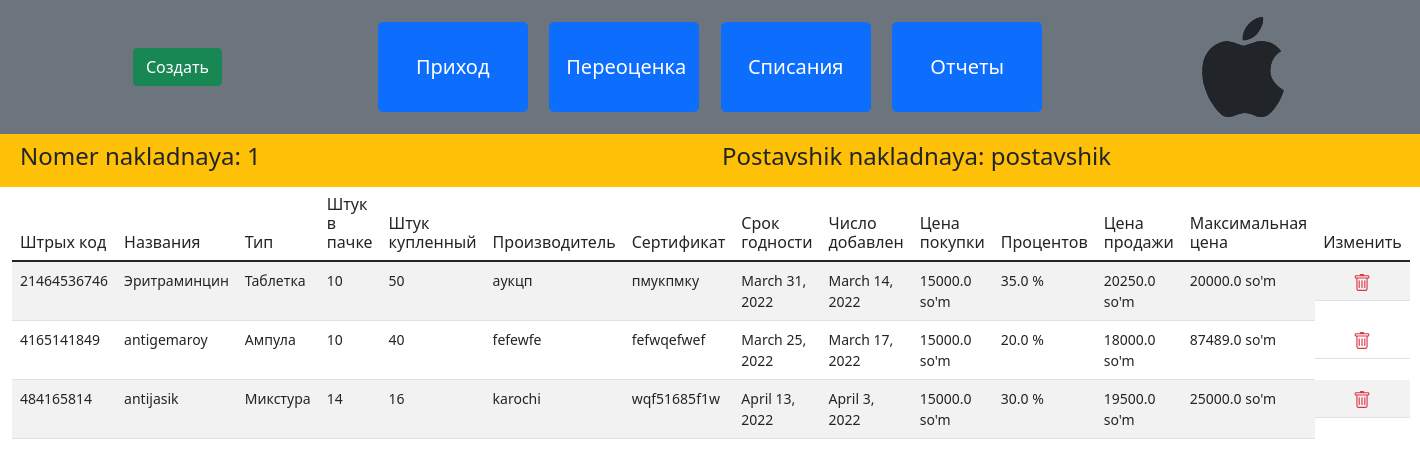
The app's page /prixod/1/, older data.
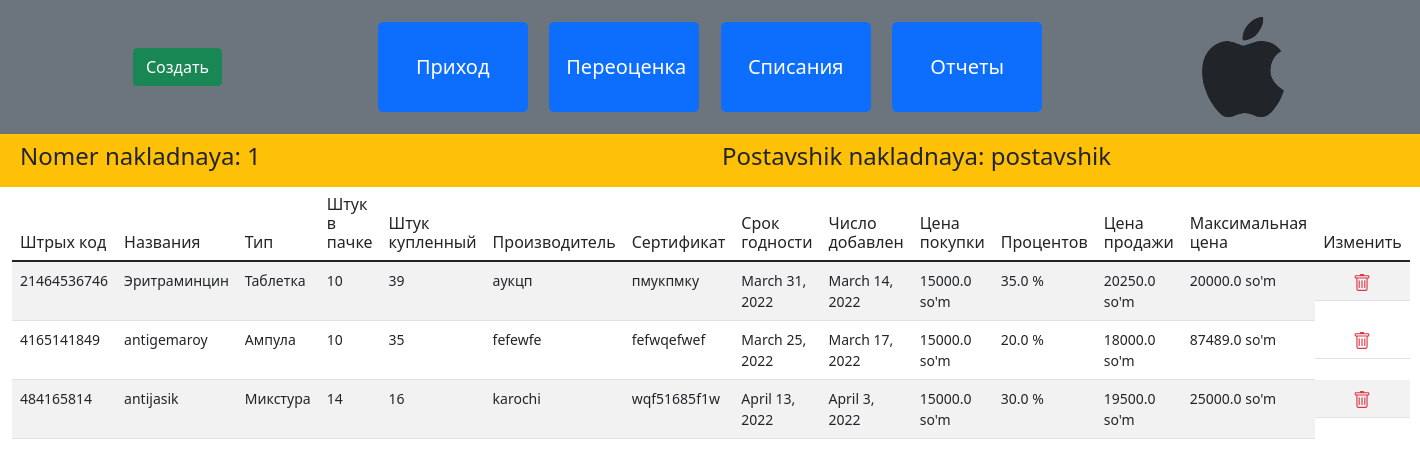
The same page, newer data.
### dorilar/models.py (models this page shows, shortened)
class Nakladnoy(models.Model):
    nakladnoy = models.ForeignKey(NakladnoyNo, on_delete=models.CASCADE, null=True)
    tovar = models.ForeignKey(Tovar, on_delete=models.CASCADE)
    olingan_soni = models.IntegerField()
    ishlab_chiqaruvchi = models.CharField(max_length=300)
    dori_sertifikati = models.CharField(max_length=200)
    srok = models.DateField()
    date_dobavlen = models.DateField(auto_now_add=True)
    olingan_narxi = models.FloatField()
    ustiga_foiz = models.FloatField()
    sotiladigan_narx = models.FloatField()
    max_sena = models.FloatField()

class Tovar(models.Model):
    shtrixKod = models.BigIntegerField()
    name = models.CharField(max_length=200)
    tip_tovara = models.ForeignKey(TipTovara, on_delete=models.CASCADE)
    shtukPachke = models.IntegerField()

class TipTovara(models.Model):
    tip = models.CharField(max_length=100)
    def __str__(self):
        return self.tip

### dorilar/views.py (the view)
# urls.py: path('prixod/', nakladnoy, name='prixod'),
def nakladnoy(request, id=0):
    if request.method == "POST":
        form = NakladnoyNoForm(request.POST or None)
        if form.is_valid():
            form.save()
            return redirect('/prixod/')
        else:
            return HttpResponse("Yemadi")
    else:
        if id == 0:
            form = TovarForm()
            nakladnoyi = NakladnoyNo.objects.all()
            nakladnotNoForm = NakladnoyNoForm()
            return render(
                request,
                'prixod/prixod.html',
                {
                    'form': form,
                    'nakladnoyi': nakladnoyi,
                    'nakladnotNoForm': nakladnotNoForm
                }
            )
        else:
            nakladnoy = Nakladnoy.objects.filter(nakladnoy__nakladnoy_nom=id)
            postavshik = NakladnoyNo.objects.get(nakladnoy_nom=id)
            tovarlar = Tovar.objects.all()
            tipTovara = TipTovara.objects.all()
            return render(
                request,
                'prixod/prixod_detail.html',
                {
                    'nakladnoyi': nakladnoy,
                    'nomer_nak': id,
                    'postavshik_nak': postavshik,
                    'tovarlar': tovarlar,
                    'tipTovara': tipTovara,
                }
            )

### dorilar/models.py (called while the page is built)
    def __str__(self):
        return self.firma

### dorilar/templates/prixod/prixod_detail.html (shortened to what this page needs)
{% extends 'base.html' %}
{% load crispy_forms_tags %}
{% block btns %}
    <div class="col-3 py-5 d-flex justify-content-center">
        <div class="btn-group" role="group" aria-label="Basic mixed styles example">
          <button type="button" class="btn btn-success" data-toggle="modal" data-target="#myModal">Создать</button>
        </div>
    </div>
{% endblock btns %}
{% block main %}
    <div class="row bg-warning p-2">
        <div class="col h4">
            Nomer nakladnaya: {{ nomer_nak }}
        </div>
        <div class="col h4">
            Postavshik nakladnaya: {{ postavshik_nak.postavshik }}
        </div>
    </div>
    <table class="table table-striped table-hover">
        <thead class="border-bottom font-weight-bold">
            <tr class="h6">
                <td>Штрых код</td>
                <td>Названия</td>
                <td>Тип</td>
                <td>Штук в пачке</td>
                <td>Штук купленный</td>
                <td>Производитель</td>
                <td>Сертификат</td>
                <td>Срок годности</td>
                <td>Число добавлен</td>
                <td>Цена покупки</td>
                <td>Процентов</td>
                <td>Цена продажи</td>
                <td>Максимальная цена</td>
                <td>Изменить</td>
            </tr>
        </thead>
        <tbody>
            {% for naklad in nakladnoyi %}
                <tr class="small">
                    <td>{{ naklad.tovar.shtrixKod }}</td>
                    <td>{{ naklad.tovar.name }}</td>
                    <td>{{ naklad.tovar.tip_tovara }}</td>
                    <td>{{ naklad.tovar.shtukPachke }}</td>
                    <td>{{ naklad.olingan_soni }}</td>
                    <td>{{ naklad.ishlab_chiqaruvchi }}</td>
                    <td>{{ naklad.dori_sertifikati }}</td>
                    <td>{{ naklad.srok }}</td>
                    <td>{{ naklad.date_dobavlen }}</td>
                    <td>{{ naklad.olingan_narxi }} so'm</td>
                    <td>{{ naklad.ustiga_foiz }} %</td>
                    <td>{{ naklad.sotiladigan_narx }} so'm</td>
                    <td>{{ naklad.max_sena }} so'm</td>
                    <td class="d-flex justify-content-evenly align-items-center">
                        <a href="{% url 'deleteprixod' naklad.id %}" class="text-danger">
                        </a>
                    </td>
                </tr>
            {% endfor %}
        </tbody>
    </table>
{% endblock main %}

Row changes from the older to the newer data that the page shows:
changed Nakladnoy "аукцп": olingan_soni "50" → "39"
changed Nakladnoy "fefewfe": olingan_soni "40" → "35"
